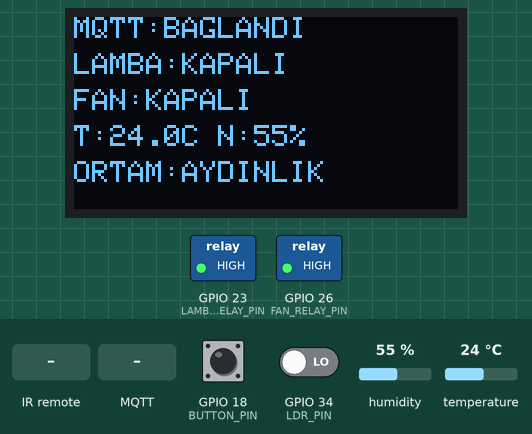
Bench run of a sketch on a simulated ESP32. Shown: 128×64 one-colour display, switched loads named in the sketch (green lamp = pin HIGH). The inputs (shaded band) are chosen by the test bench; at power-on: GPIO 18 (BUTTON_PIN) HIGH, GPIO 34 (LDR_PIN) LOW, humidity 55 %, temperature 24 °C. WiFi joins after 1.5 s; servers stay silent unless stated; no MQTT or app messages arrive unless stated; what the sketch prints to the serial monitor is not drawn.

Above: at 2.8 s.
2.9 s: GPIO 18 (BUTTON_PIN) pulled LOW for 0.15 s
At 3.5 s:
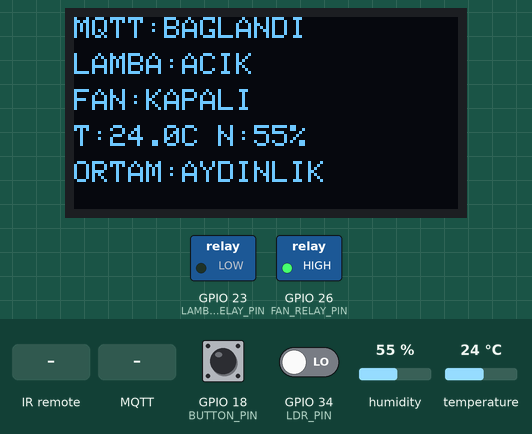
4.5 s: infrared code 0xE31CFF00 received
At 4.8 s:
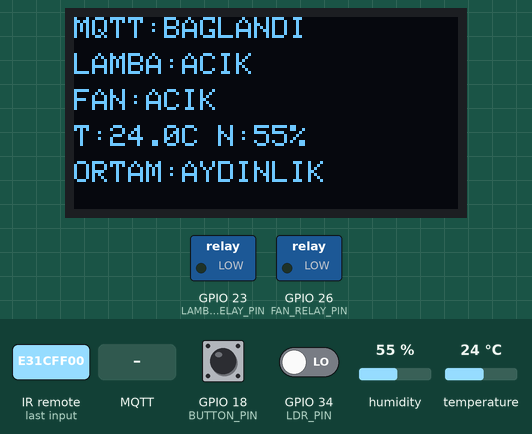
6.0 s: MQTT message "0" arrives on the first subscribed topic
At 7.1 s:
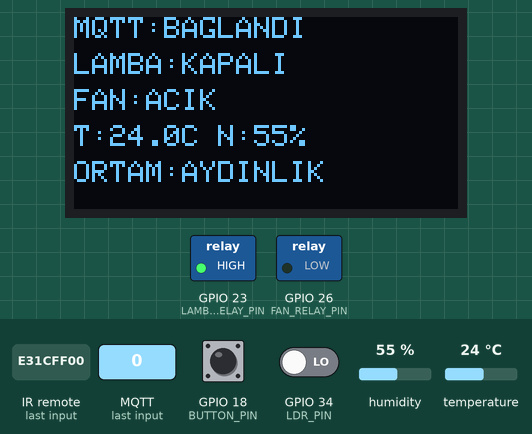
7.5 s: GPIO 34 (LDR_PIN) driven HIGH
At 8.5 s:
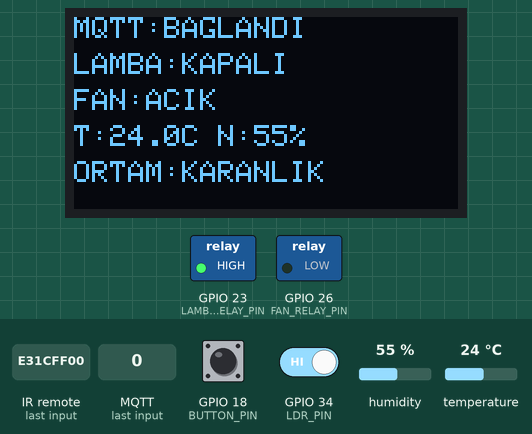
9.5 s: MQTT message "0" arrives on the second subscribed topic
At 9.8 s:
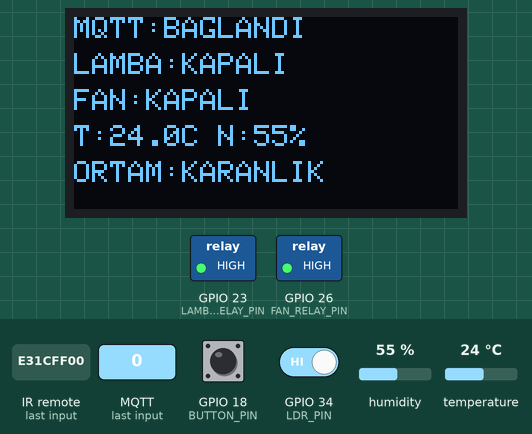
11.0 s: infrared code 0xB946FF00 received
At 12.1 s:
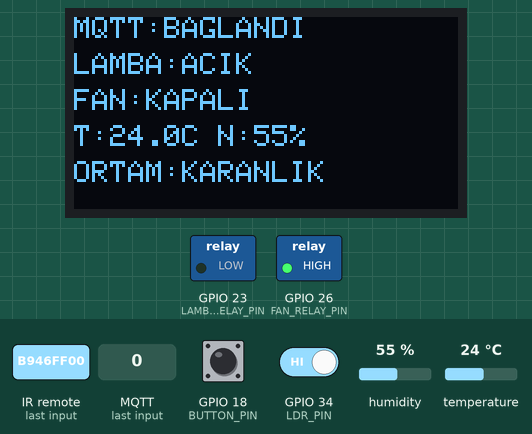
Timing chart, 0 to 13.5 s (numbered marks = the images above; inputs shaded):
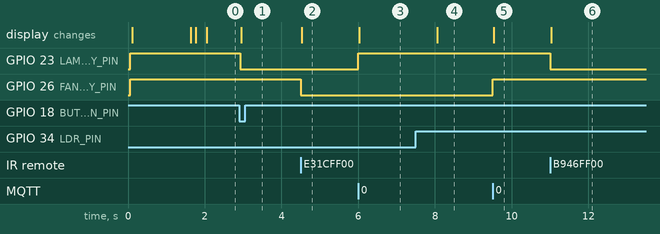

Measured:
- after the input at 2.9 s, GPIO 23 (LAMBA_RELAY_PIN): HIGH → LOW at once; the display: changes after 0.06 s (image 1)
- after the input at 4.5 s, GPIO 26 (FAN_RELAY_PIN): HIGH → LOW at once; the display: changes at once (image 2)
- after the input at 6.0 s, GPIO 23 (LAMBA_RELAY_PIN): LOW → HIGH at once; the display: changes at once (image 3)
- after the input at 7.5 s, the display: changes after 0.55 s (image 4)
- after the input at 9.5 s, GPIO 26 (FAN_RELAY_PIN): LOW → HIGH at once; the display: changes at once (image 5)
- after the input at 11.0 s, GPIO 23 (LAMBA_RELAY_PIN): HIGH → LOW at once; the display: changes at once (image 6)

The sketch:

iot_smart_outlet.ino
```cpp
#include <WiFi.h>
#include <PubSubClient.h>
#include <IRremote.hpp>
#include <DHT.h>
#include <Wire.h>
#include <Adafruit_GFX.h>
#include <Adafruit_SSD1306.h>

const char* ssid = "YOUR_WIFI_SSID";          // <-- Wi-Fi adinizi yazin
const char* password = "YOUR_WIFI_PASSWORD";  // <-- Wi-Fi sifrenizi yazin

const char* mqtt_server = "192.168.1.100";    // <-- Raspberry Pi (Mosquitto) IP adresi
const int mqtt_port = 1883;

const char* topic_lamba_cmd = "pinar/lamba/komut";
const char* topic_fan_cmd = "pinar/fan/komut";

const char* topic_sicaklik = "pinar/sicaklik";
const char* topic_nem = "pinar/nem";
const char* topic_isik = "pinar/isik";

#define LAMBA_RELAY_PIN 23
#define FAN_RELAY_PIN 26
#define BUTTON_PIN 18
#define IR_PIN 19

#define DHTPIN 4
#define DHTTYPE DHT11

#define LDR_PIN 34

#define SCREEN_WIDTH 128
#define SCREEN_HEIGHT 64
#define OLED_RESET -1
#define OLED_ADDR 0x3C

Adafruit_SSD1306 display(SCREEN_WIDTH, SCREEN_HEIGHT, &Wire, OLED_RESET);

DHT dht(DHTPIN, DHTTYPE);

uint32_t irLampCode = 3108437760;
uint32_t irFanCode  = 3810328320;

bool lambaDurum = false;
bool fanDurum = false;

float sonSicaklik = 0;
float sonNem = 0;
String sonIsik = "BILINMIYOR";
String mqttDurum = "BAGLANMIYOR";

WiFiClient espClient;
PubSubClient client(espClient);

void oledYazdir() {
  display.clearDisplay();
  display.setTextSize(1);
  display.setTextColor(SSD1306_WHITE);
  display.setTextWrap(false);

  display.setCursor(0, 0);
  display.print("MQTT:");
  display.print(mqttDurum);

  display.setCursor(0, 12);
  display.print("LAMBA:");
  display.print(lambaDurum ? "ACIK" : "KAPALI");

  display.setCursor(0, 24);
  display.print("FAN:");
  display.print(fanDurum ? "ACIK" : "KAPALI");

  display.setCursor(0, 36);
  display.print("T:");
  display.print(sonSicaklik, 1);
  display.print("C N:");
  display.print(sonNem, 0);
  display.print("%");

  display.setCursor(0, 48);
  display.print("ORTAM:");
  display.print(sonIsik);

  display.display();
}

void applyLampRelay() {
  digitalWrite(LAMBA_RELAY_PIN, lambaDurum ? LOW : HIGH);
}

void applyFanRelay() {
  digitalWrite(FAN_RELAY_PIN, fanDurum ? LOW : HIGH);
}

void setLamp(bool newState) {
  lambaDurum = newState;
  applyLampRelay();
  Serial.println(lambaDurum ? "LAMBA ACIK" : "LAMBA KAPALI");
  oledYazdir();
}

void setFan(bool newState) {
  fanDurum = newState;
  applyFanRelay();
  Serial.println(fanDurum ? "FAN ACIK" : "FAN KAPALI");
  oledYazdir();
}

void toggleLamp() {
  setLamp(!lambaDurum);
}

void toggleFan() {
  setFan(!fanDurum);
}

void callback(char* topic, byte* payload, unsigned int length) {
  String mesaj = "";

  for (unsigned int i = 0; i < length; i++) {
    mesaj += (char)payload[i];
  }

  mesaj.trim();

  Serial.print("MQTT mesaj geldi [");
  Serial.print(topic);
  Serial.print("] : ");
  Serial.println(mesaj);

  if (String(topic) == topic_lamba_cmd) {
    if (mesaj == "1") {
      setLamp(true);
    } else if (mesaj == "0") {
      setLamp(false);
    }
  }

  if (String(topic) == topic_fan_cmd) {
    if (mesaj == "1") {
      setFan(true);
    } else if (mesaj == "0") {
      setFan(false);
    }
  }
}

void connectWiFi() {
  Serial.print("WiFi baglaniyor: ");
  Serial.println(ssid);

  mqttDurum = "WIFI YOK";
  oledYazdir();

  WiFi.begin(ssid, password);

  while (WiFi.status() != WL_CONNECTED) {
    delay(500);
    Serial.print(".");
  }

  Serial.println();
  Serial.println("WiFi baglandi");
  Serial.print("IP: ");
  Serial.println(WiFi.localIP());

  mqttDurum = "BAGLANMIYOR";
  oledYazdir();
}

void reconnectMQTT() {
  while (!client.connected()) {
    Serial.print("MQTT baglaniyor...");

    mqttDurum = "BAGLANIYOR";
    oledYazdir();

    String clientId = "ESP32Client-";
    clientId += String((uint32_t)ESP.getEfuseMac(), HEX);

    if (client.connect(clientId.c_str())) {
      Serial.println("baglandi");

      mqttDurum = "BAGLANDI";
      oledYazdir();

      client.subscribe(topic_lamba_cmd);
      client.subscribe(topic_fan_cmd);
    } else {
      Serial.print(" hata, rc=");
      Serial.print(client.state());
      Serial.println(" -> 2 sn sonra tekrar");

      mqttDurum = "BAGLANAMADI";
      oledYazdir();

      delay(2000);
    }
  }
}

void publishSensorData() {
  static unsigned long lastSensorTime = 0;

  if (millis() - lastSensorTime >= 2000) {
    lastSensorTime = millis();

    float nem = dht.readHumidity();
    float sicaklik = dht.readTemperature();

    if (isnan(nem) || isnan(sicaklik)) {
      Serial.println("DHT11 okunamadi");
    } else {
      sonNem = nem;
      sonSicaklik = sicaklik;

      Serial.print("Sicaklik: ");
      Serial.print(sicaklik);
      Serial.print(" C | Nem: ");
      Serial.print(nem);
      Serial.println(" %");

      client.publish(topic_sicaklik, String(sicaklik, 1).c_str());
      client.publish(topic_nem, String(nem, 1).c_str());
    }

    int ldrRaw = digitalRead(LDR_PIN);

    int isikDurumu;

    if (ldrRaw == HIGH) {
      isikDurumu = 1;
      sonIsik = "KARANLIK";
      Serial.println("Isik Durumu: KARANLIK");
    } else {
      isikDurumu = 0;
      sonIsik = "AYDINLIK";
      Serial.println("Isik Durumu: AYDINLIK");
    }

    client.publish(topic_isik, String(isikDurumu).c_str());

    oledYazdir();
  }
}

void setup() {
  Serial.begin(115200);

  Wire.begin(21, 22);

  if (!display.begin(SSD1306_SWITCHCAPVCC, OLED_ADDR)) {
    Serial.println("OLED bulunamadi");
    while (true) {
      delay(1000);
    }
  }

  display.clearDisplay();
  display.setTextSize(1);
  display.setTextColor(SSD1306_WHITE);
  display.setTextWrap(false);
  display.setCursor(0, 0);
  display.println("SISTEM BASLIYOR");
  display.display();

  digitalWrite(LAMBA_RELAY_PIN, HIGH);
  digitalWrite(FAN_RELAY_PIN, HIGH);

  pinMode(LAMBA_RELAY_PIN, OUTPUT);
  pinMode(FAN_RELAY_PIN, OUTPUT);
  pinMode(BUTTON_PIN, INPUT_PULLUP);
  pinMode(LDR_PIN, INPUT);

  applyLampRelay();
  applyFanRelay();

  dht.begin();

  IrReceiver.begin(IR_PIN);

  oledYazdir();

  connectWiFi();

  client.setServer(mqtt_server, mqtt_port);
  client.setCallback(callback);

  Serial.println("Sistem hazir");
  oledYazdir();
}

void loop() {
  if (WiFi.status() != WL_CONNECTED) {
    connectWiFi();
  }

  if (!client.connected()) {
    reconnectMQTT();
  } else {
    mqttDurum = "BAGLANDI";
  }

  client.loop();

  publishSensorData();

  static int lastButtonState = HIGH;
  int buttonState = digitalRead(BUTTON_PIN);

  if (lastButtonState == HIGH && buttonState == LOW) {
    delay(30);
    if (digitalRead(BUTTON_PIN) == LOW) {
      toggleLamp();
      while (digitalRead(BUTTON_PIN) == LOW) {
      }
      delay(30);
    }
  }

  lastButtonState = buttonState;

  if (IrReceiver.decode()) {
    uint32_t gelen = IrReceiver.decodedIRData.decodedRawData;

    Serial.print("IR kod: ");
    Serial.println(gelen);

    if (gelen == irLampCode) {
      toggleLamp();
      delay(200);
    }

    if (gelen == irFanCode) {
      toggleFan();
      delay(200);
    }

    IrReceiver.resume();
  }
}
```
